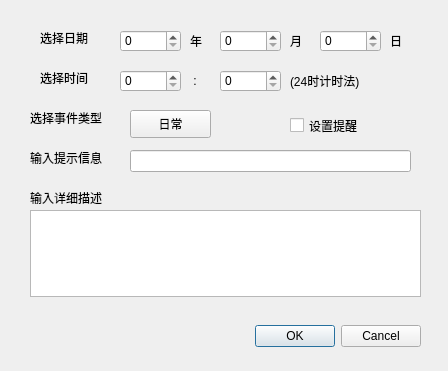
<?xml version="1.0" encoding="UTF-8"?>
<ui version="4.0">
 <class>memo_save</class>
 <widget class="QDialog" name="memo_save">
  <property name="geometry">
   <rect>
    <x>0</x>
    <y>0</y>
    <width>448</width>
    <height>371</height>
   </rect>
  </property>
  <property name="windowTitle">
   <string>Dialog</string>
  </property>
  <widget class="QDialogButtonBox" name="buttonBox">
   <property name="geometry">
    <rect>
     <x>20</x>
     <y>320</y>
     <width>401</width>
     <height>32</height>
    </rect>
   </property>
   <property name="orientation">
    <enum>Qt::Horizontal</enum>
   </property>
   <property name="standardButtons">
    <set>QDialogButtonBox::Cancel|QDialogButtonBox::Ok</set>
   </property>
  </widget>
  <widget class="QSpinBox" name="spinBox_year">
   <property name="geometry">
    <rect>
     <x>120</x>
     <y>30</y>
     <width>61</width>
     <height>22</height>
    </rect>
   </property>
  </widget>
  <widget class="QSpinBox" name="spinBox_month">
   <property name="geometry">
    <rect>
     <x>220</x>
     <y>30</y>
     <width>61</width>
     <height>22</height>
    </rect>
   </property>
  </widget>
  <widget class="QSpinBox" name="spinBox_date">
   <property name="geometry">
    <rect>
     <x>320</x>
     <y>30</y>
     <width>61</width>
     <height>22</height>
    </rect>
   </property>
  </widget>
  <widget class="QLabel" name="label">
   <property name="geometry">
    <rect>
     <x>40</x>
     <y>30</y>
     <width>55</width>
     <height>16</height>
    </rect>
   </property>
   <property name="text">
    <string>选择日期</string>
   </property>
  </widget>
  <widget class="QLabel" name="label_2">
   <property name="geometry">
    <rect>
     <x>190</x>
     <y>30</y>
     <width>21</width>
     <height>21</height>
    </rect>
   </property>
   <property name="text">
    <string>年</string>
   </property>
  </widget>
  <widget class="QLabel" name="label_3">
   <property name="geometry">
    <rect>
     <x>290</x>
     <y>30</y>
     <width>21</width>
     <height>21</height>
    </rect>
   </property>
   <property name="text">
    <string>月</string>
   </property>
  </widget>
  <widget class="QLabel" name="label_4">
   <property name="geometry">
    <rect>
     <x>390</x>
     <y>30</y>
     <width>21</width>
     <height>21</height>
    </rect>
   </property>
   <property name="text">
    <string>日</string>
   </property>
  </widget>
  <widget class="QLabel" name="label_5">
   <property name="geometry">
    <rect>
     <x>40</x>
     <y>70</y>
     <width>55</width>
     <height>16</height>
    </rect>
   </property>
   <property name="text">
    <string>选择时间</string>
   </property>
  </widget>
  <widget class="QSpinBox" name="spinBox_hour">
   <property name="geometry">
    <rect>
     <x>120</x>
     <y>70</y>
     <width>61</width>
     <height>22</height>
    </rect>
   </property>
  </widget>
  <widget class="QSpinBox" name="spinBox_minute">
   <property name="geometry">
    <rect>
     <x>220</x>
     <y>70</y>
     <width>61</width>
     <height>22</height>
    </rect>
   </property>
  </widget>
  <widget class="QLabel" name="label_6">
   <property name="geometry">
    <rect>
     <x>190</x>
     <y>70</y>
     <width>21</width>
     <height>21</height>
    </rect>
   </property>
   <property name="text">
    <string> :</string>
   </property>
  </widget>
  <widget class="QLabel" name="label_7">
   <property name="geometry">
    <rect>
     <x>30</x>
     <y>110</y>
     <width>81</width>
     <height>16</height>
    </rect>
   </property>
   <property name="text">
    <string>选择事件类型</string>
   </property>
  </widget>
  <widget class="QLabel" name="label_8">
   <property name="geometry">
    <rect>
     <x>30</x>
     <y>150</y>
     <width>81</width>
     <height>16</height>
    </rect>
   </property>
   <property name="text">
    <string>输入提示信息</string>
   </property>
  </widget>
  <widget class="QLineEdit" name="lineEdit_info">
   <property name="geometry">
    <rect>
     <x>130</x>
     <y>150</y>
     <width>281</width>
     <height>22</height>
    </rect>
   </property>
  </widget>
  <widget class="QTextEdit" name="textEdit_info">
   <property name="geometry">
    <rect>
     <x>30</x>
     <y>210</y>
     <width>391</width>
     <height>87</height>
    </rect>
   </property>
  </widget>
  <widget class="QLabel" name="label_9">
   <property name="geometry">
    <rect>
     <x>30</x>
     <y>190</y>
     <width>81</width>
     <height>16</height>
    </rect>
   </property>
   <property name="text">
    <string>输入详细描述</string>
   </property>
  </widget>
  <widget class="QPushButton" name="pushButton_type">
   <property name="geometry">
    <rect>
     <x>130</x>
     <y>110</y>
     <width>81</width>
     <height>28</height>
    </rect>
   </property>
   <property name="text">
    <string>日常</string>
   </property>
  </widget>
  <widget class="QLabel" name="label_10">
   <property name="geometry">
    <rect>
     <x>290</x>
     <y>70</y>
     <width>91</width>
     <height>21</height>
    </rect>
   </property>
   <property name="text">
    <string>(24时计时法)</string>
   </property>
  </widget>
  <widget class="QCheckBox" name="checkBox">
   <property name="geometry">
    <rect>
     <x>290</x>
     <y>110</y>
     <width>81</width>
     <height>31</height>
    </rect>
   </property>
   <property name="text">
    <string>设置提醒</string>
   </property>
  </widget>
  <action name="actiontype_richang">
   <property name="text">
    <string>type_richang</string>
   </property>
   <property name="toolTip">
    <string>type_richang</string>
   </property>
  </action>
  <action name="actiontype_xuexi">
   <property name="text">
    <string>type_xuexi</string>
   </property>
   <property name="toolTip">
    <string>type_xuexi</string>
   </property>
  </action>
  <action name="actiontype_yule">
   <property name="text">
    <string>type_yule</string>
   </property>
   <property name="toolTip">
    <string>type_yule</string>
   </property>
  </action>
  <action name="actiontype_qita">
   <property name="text">
    <string>type_qita</string>
   </property>
   <property name="toolTip">
    <string>type_qita</string>
   </property>
  </action>
 </widget>
 <resources/>
 <connections>
  <connection>
   <sender>buttonBox</sender>
   <signal>accepted()</signal>
   <receiver>memo_save</receiver>
   <slot>accept()</slot>
   <hints>
    <hint type="sourcelabel">
     <x>248</x>
     <y>254</y>
    </hint>
    <hint type="destinationlabel">
     <x>157</x>
     <y>274</y>
    </hint>
   </hints>
  </connection>
  <connection>
   <sender>buttonBox</sender>
   <signal>rejected()</signal>
   <receiver>memo_save</receiver>
   <slot>reject()</slot>
   <hints>
    <hint type="sourcelabel">
     <x>316</x>
     <y>260</y>
    </hint>
    <hint type="destinationlabel">
     <x>286</x>
     <y>274</y>
    </hint>
   </hints>
  </connection>
 </connections>
</ui>
